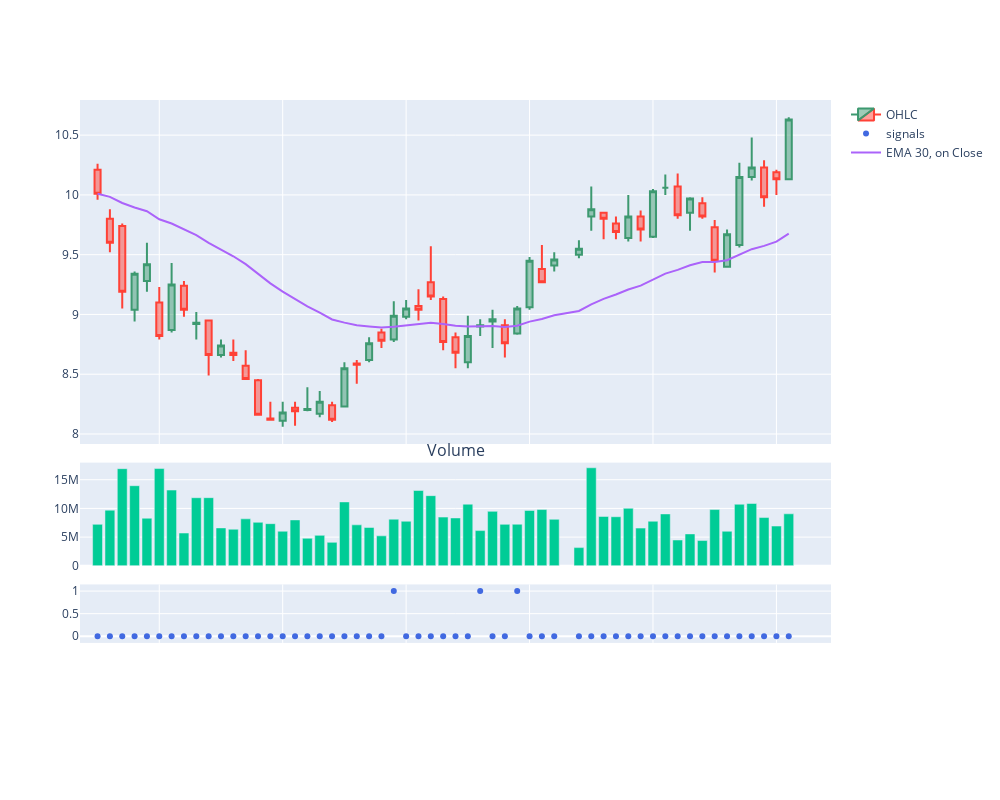

Source (notebook cell):
### Markdown cell above
## EMA

### Code cell
period = 30
# exponential moving average
indicator =  "EMA"
ema_crossover = Crossover(period, indicator = indicator, on = "Close", invert =False)
ema_crossover.plot_signals(data, signal_type = 'dis')
